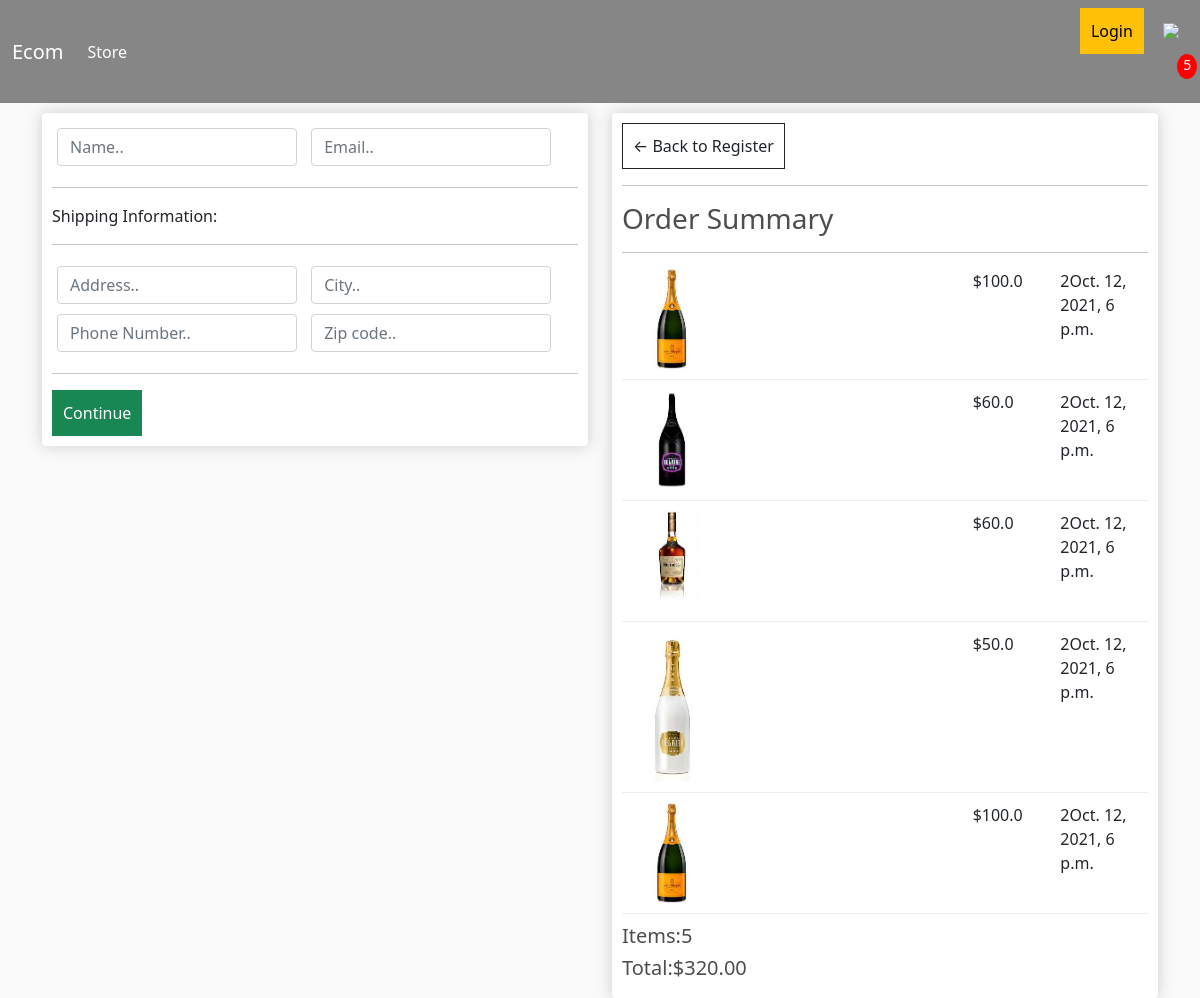
Before: /customers/checkout/ (signed in) with the older database file.
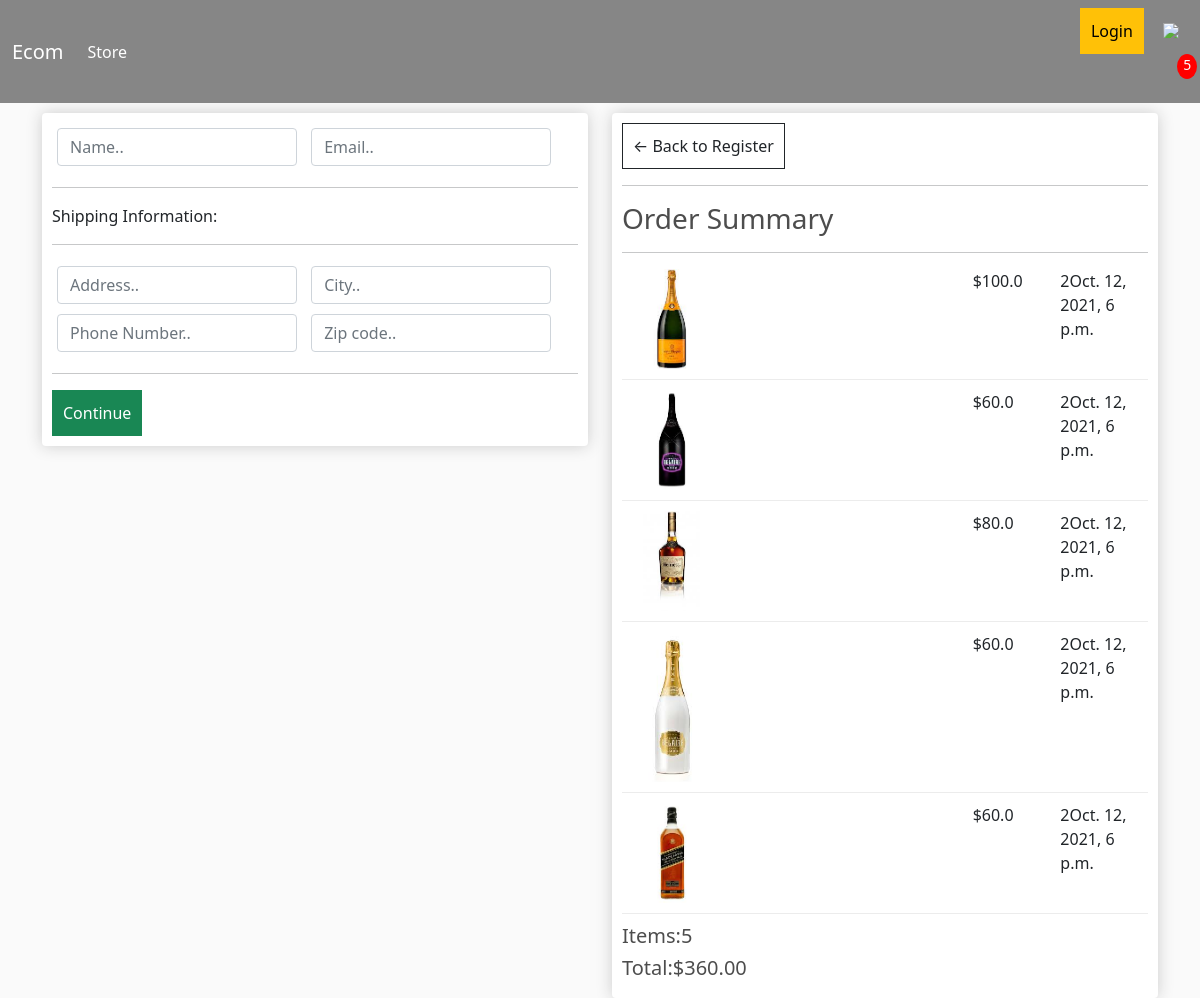
After: the same page with the newer database file.
### customers/models.py (models this page shows, shortened)
class OrderItem(models.Model):
    product=models.ForeignKey(Product,on_delete=models.SET_NULL,blank=True,null=True)
    order=models.ForeignKey(Order,on_delete=models.SET_NULL,null=True,blank=True)
    quantity=models.IntegerField(default=0,null=True, blank=True)
    @property
    def get_total(self):
        total=self.product.price *self.quantity
        return total

class Product(models.Model):
    name = models.CharField(max_length=200)
    image = models.ImageField(upload_to="products")
    price=models.FloatField()
    start_date = models.DateTimeField(null=True)
    expired_date = models.DateTimeField(null=True)

class Order(models.Model):
    customer=models.ForeignKey(User,on_delete=models.SET_NULL, blank=True,null=True)
    complete=models.BooleanField(default=False,null=True,blank=False)
    transaction_id=models.CharField(max_length=200,null=True)
    @property
    def get_cart_total(self):
        orderitems= self.orderitem_set.all()
        total=sum ([item.get_total for item in orderitems])
        return total
    @property
    def get_cart_items(self):
        orderitems = self.orderitem_set.all()
        total=sum ([item.quantity for item in orderitems])
        return total

### customers/views.py (the view)
# urls.py: path('checkout/',views.checkout,name="checkout"),
def checkout(request):
    if request.user.is_authenticated:
        customer= request.user
        order,created = Order.objects.get_or_create(customer=customer,complete=False)
        items = order.orderitem_set.all()
        cartItems = order.get_cart_items
    else:
        items=[]
        order={'get_cart_total':0,'get_cart_items':0}
        cartItems = order['get_cart_items']
    context = {'items':items,'order':order,'cartItems':cartItems}
    return render(request,'checkout.html',context)

### customers/templates/checkout.html (shortened to what this page needs)
{% extends 'base.html' %}
{% load static %}
{% block content %}
<div class="row">
    <div class="col-lg-6">
        <div class="box-element" id="form-wrapper">
            <form id="form">
                <div id="user-info">
                    <div class="form-field">
                        <input required class="form-control" type="text" name="name" placeholder="Name..">
                    </div>
                    <div class="form-field">
                        <input required class="form-control" type="email" name="email" placeholder="Email..">
                    </div>
                </div>
                <div id="shipping-info">
                    <hr>
                    <p>Shipping Information:</p>
                    <hr>
                    <div class="form-field">
                        <input class="form-control" type="text" name="address" placeholder="Address..">
                    </div>
                    <div class="form-field">
                        <input class="form-control" type="text" name="city" placeholder="City..">
                    </div>
                    <div class="form-field">
                        <input class="form-control" type="text" name="phone number" placeholder="Phone Number..">
                    </div>
                    <div class="form-field">
                        <input class="form-control" type="text" name="zipcode" placeholder="Zip code..">
                    </div>
                </div>
                <hr>
                <input id="form-button" class="btn btn-success btn-block" type="submit" value="Continue">
            </form>
        </div>
        <br>
    </div>
    <div class="col-lg-6">
        <div class="box-element">
            <a class="btn btn-outline-dark" href="{% url 'register_customer' %}">&#x2190; Back to Register</a>
            <hr>
            <h3>Order Summary</h3>
            <hr>
            {% for item in items %}
            <div class="cart-row">
                <div style="flex:2"><img class="row-image" src="{{item.product.image.url}}"></div>
                <div style="flex:2">
                </div>
                <div style="flex:1">
                    <p>${{ item.product.price }}</p>
                </div>
                <div style="flex:1">
                    <p>2{{ item.product.start_date }}</p>
                </div>
            </div>
            {% endfor %}
            <h5>Items:{{ order.get_cart_items}}</h5>
            <h5>Total:${{ order.get_cart_total|floatformat:2}}</h5>
        </div>
    </div>
</div>
{% endblock content %}

Changed rows visible on the page:
removed OrderItem: product.image (picture), product.price "100.0", product.start_date "Oct. 12, 2021, 6 p.m."
changed through a linked row, OrderItem (number 3 of 5 on the later page): product.price "60.0" → "80.0"
changed through a linked row, OrderItem (number 4 of 5 on the later page): product.price "50.0" → "60.0"
added OrderItem: product.image (picture), product.price "60.0", product.start_date "Oct. 12, 2021, 6 p.m."
changed through a linked row, Order: get_cart_total "320.00" → "360.00"
